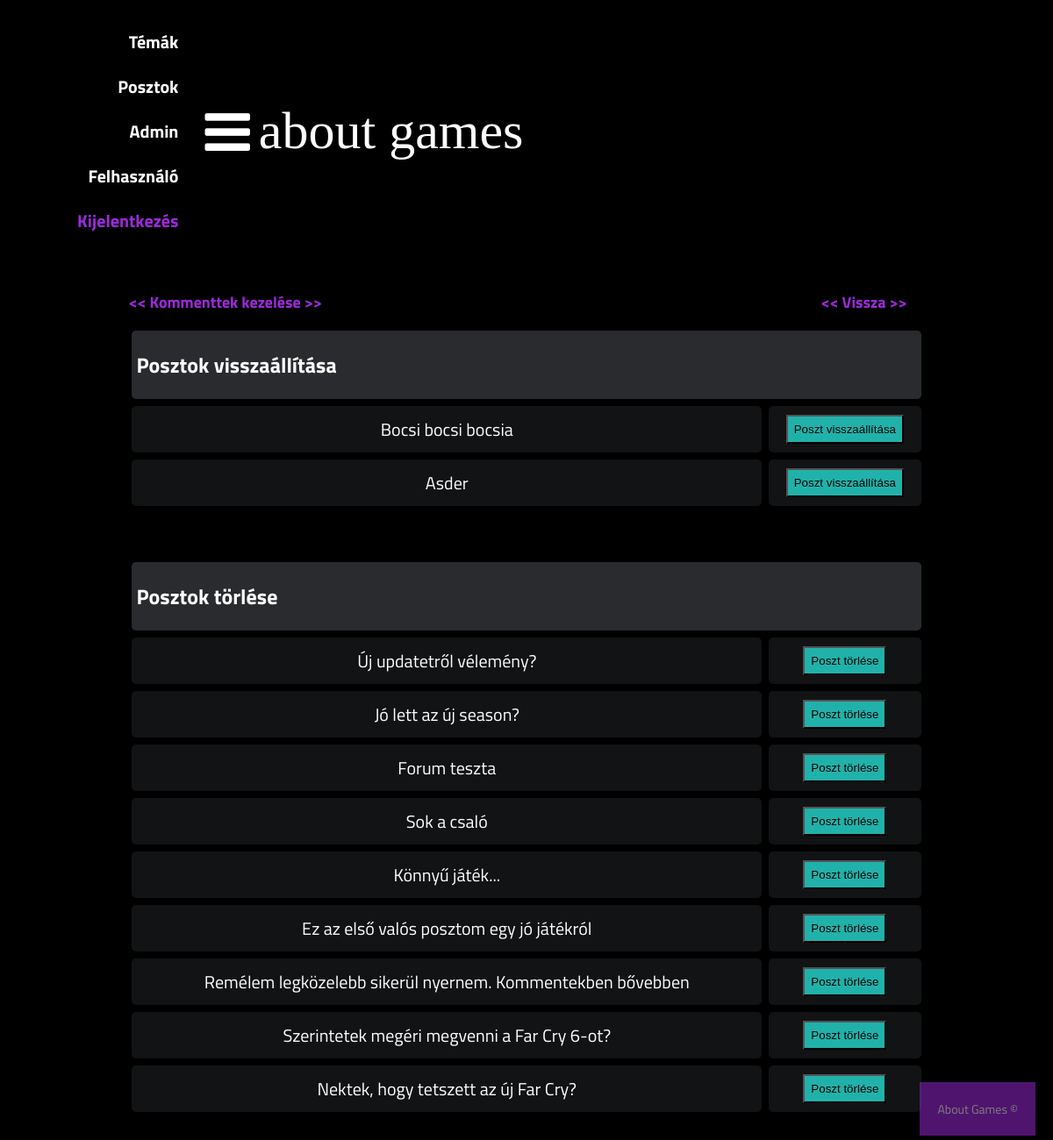
The page /Zarodolgozat_program/public/functions/admin_post.php?admin_id=10 (signed in) on the database its author committed.
### tables this page shows
CREATE TABLE `forums` (
  `forum_id` int(11) NOT NULL,
  `topic_id` int(11) NOT NULL,
  `user_id` int(11) NOT NULL,
  `posts` varchar(500) NOT NULL,
  `create_time` datetime DEFAULT NULL,
  `removed_post` datetime DEFAULT NULL
);

### Zarodolgozat_program/public/functions/admin_post.php (the view, shortened to what this page needs)
<?php require_once "../pdo.php";
include "../layout/header.php";
$stmt = $db->prepare("SELECT * FROM forums");
$stmt->execute();
$posztok = $stmt->fetchAll();
$stmt_admin_check = $db->prepare("SELECT * FROM user WHERE web_admin = 2");
$stmt_admin_check->execute();
$admin = $stmt_admin_check->fetch();
?>
</header>
<div class="container" style="width: 80%; margin: auto">
    <div class="subforum">
        <div class="subforum-description">
            <a href="admin.php?admin_id=<?= $admin['user_id'] ?>" style="float: right; margin-right: 20px; font-size: 18px"> <strong><<</strong> Vissza <strong>>></strong> </a>
            <a href="admin_comment.php?admin_id=<?= $admin['user_id'] ?>" style="float: left; margin-right: 20px; font-size: 18px"> <strong><<</strong> Kommenttek kezelése <strong>>></strong> </a>
            <br><br>
        </div>
        <div class="subforum-title">
            <h1 style="font-size: 24px">Posztok visszaállítása</h1>
        </div>
        <?php foreach ($posztok as $poszt):?>
            <?php if ($poszt['removed_post'] != null): ?>
                <div class="subforum-row" style="grid-template-columns: 80% 20%">
                    <div class="subforum-stats subforum-column center">
                        <span style="font-size: 20px"><?= $poszt['posts'] ?></span>
                    </div>
                    <div class="subforum-info subforum-column center">
                        <?php if ($admin['web_admin'] == 2): ?>
                            <form method="post" action="/functions/admin_post.php?admin_id=<?= $admin['user_id'] ?>">
                                <input type="submit" name="visszaallitas" id="visszaallitas" value="Poszt visszaállítása" style="padding: 7px; background-color: lightseagreen; color: black">
                            </form>
                        <?php endif;?>
                    </div>
                </div>
            <?php endif; ?>
        <?php endforeach;?>
    </div>
</div>
<div class="container" style="width: 80%; margin: auto">
    <div class="subforum">
        <div class="subforum-title">
            <h1 style="font-size: 24px">Posztok törlése</h1>
        </div>
        <?php foreach ($posztok as $poszt):?>
            <?php if ($poszt['removed_post'] == null): ?>
                <div class="subforum-row" style="grid-template-columns: 80% 20%">
                    <div class="subforum-stats subforum-column center">
                        <span style="font-size: 20px"><?= $poszt['posts'] ?></span>
                    </div>
                    <div class="subforum-info subforum-column center">
                        <?php if ($admin['web_admin'] == 2): ?>
                            <form method="post" action="/functions/admin_post.php?admin_id=<?= $admin['user_id'] ?>">
                                <input type="submit" name="torles" id="torles" value="Poszt törlése" style="padding: 7px; background-color: lightseagreen; color: black">
                            </form>
                        <?php endif;?>
                    </div>
                </div>
            <?php endif; ?>
        <?php endforeach;?>
    </div>
</div>
<?php include "../layout/footer.php"; ?>

### Zarodolgozat_program/public/css/styles.css (style rules this page uses)
* { box-sizing: border-box; }
html { font-size: 14px; font-family: 'Titillium Web', sans-serif; background-color:rgb(0,0,0); color:#FEFEFE; }
a { color:#9d29db; font-weight: bolder; text-decoration: none; }
h1 { font-size:16px; font-weight: bolder; }
.container { margin: 20px; padding: 20px; }
.subforum { margin-top:20px; }
.subforum-title { background-color:#292B2E; padding: 5px; border-radius: 5px; margin:4px; }
.subforum-row { display: grid; grid-template-columns: 7% 60% 13% 20%; }
.subforum-column { padding: 10px; margin: 4px; border-radius: 5px; background-color:#111314; }
.subforum-description * { margin-block: 0; }
.center { display: flex; justify-content: center; align-items: center; }

### rows shown on the page
forums: posts "Bocsi bocsi bocsia"
forums: posts "Asder"
forums: posts "Új updatetről vélemény?"
forums: posts "Jó lett az új season?"
forums: posts "Forum teszta"
forums: posts "Sok a csaló"
forums: posts "Könnyű játék..."
forums: posts "Ez az első valós posztom egy jó játékról"
forums: posts "Remélem legközelebb sikerül nyernem. Kommentekben bővebben"
forums: posts "Szerintetek megéri megvenni a Far Cry 6-ot?"
forums: posts "Nektek, hogy tetszett az új Far Cry?"
